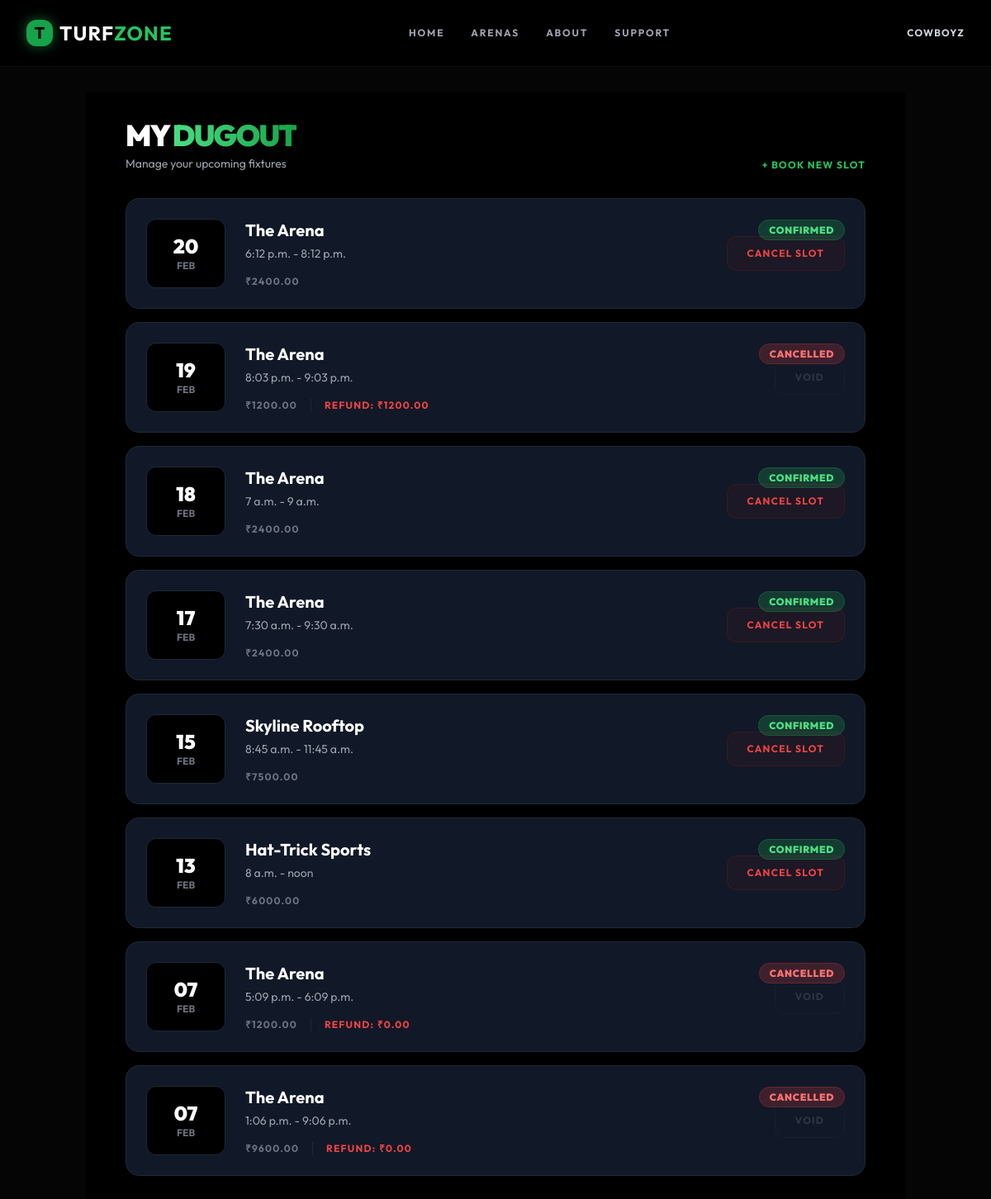
The page /dashboard/ (signed in) on the database its author committed.
### turfbooking/models.py (models this page shows, shortened)
class Booking(models.Model):
    STATUS_CHOICES = [
        ('PENDING', 'Pending Payment'),
        ('CONFIRMED', 'Confirmed'),
        ('CANCELLED', 'Cancelled'),
    ]
    user = models.ForeignKey(User, on_delete=models.CASCADE)
    turf = models.ForeignKey(Turf, on_delete=models.CASCADE)
    date = models.DateField()
    start_time = models.TimeField()
    end_time = models.TimeField()
    total_price = models.DecimalField(max_digits=8, decimal_places=2, default=0.00)
    refund_amount = models.DecimalField(max_digits=8, decimal_places=2, default=0.00) # New Field
    status = models.CharField(max_length=10, choices=STATUS_CHOICES, default='PENDING')
    created_at = models.DateTimeField(auto_now_add=True)

class Turf(models.Model):
    name = models.CharField(max_length=100)
    location = models.CharField(max_length=200)
    image = models.ImageField(upload_to='turfs/', blank=True, null=True)
    is_residential = models.BooleanField(default=False)
    price_per_hour = models.DecimalField(max_digits=6, decimal_places=2)

### turfbooking/views.py (the view)
# urls.py: path('dashboard/', views.dashboard, name='dashboard'),
@login_required
def dashboard(request):
    bookings = Booking.objects.filter(user=request.user).order_by('-date', '-start_time')
    return render(request, 'dashboard.html', {'bookings': bookings})

### turfbooking/templates/dashboard.html (shortened to what this page needs)
{% extends 'base.html' %}
{% block content %}
<div class="min-h-screen bg-black p-4 md:p-8">
    <div class="max-w-4xl mx-auto mb-8 flex justify-between items-end">
        <div>
            <h1 class="text-3xl md:text-4xl font-black text-white uppercase tracking-tighter">
                My <span class="text-transparent bg-clip-text bg-gradient-to-r from-green-400 to-green-600">Dugout</span>
            </h1>
            <p class="text-gray-400 text-sm mt-1">Manage your upcoming fixtures</p>
        </div>
        <a href="{% url 'home' %}" class="text-xs font-bold text-green-500 hover:text-white transition uppercase tracking-widest">
            + Book New Slot
        </a>
    </div>
    <div class="max-w-4xl mx-auto space-y-4">
        {% if bookings %}
            {% for booking in bookings %}
            <div class="group relative bg-gray-900 border border-gray-800 rounded-2xl p-6 transition hover:border-gray-700" data-aos="fade-up" data-aos-delay="{{ forloop.counter0 }}00">
                <div class="absolute top-6 right-6">
                    {% if booking.status == 'CONFIRMED' %}
                        <span class="bg-green-500/20 text-green-400 text-xs font-black px-3 py-1 rounded-full uppercase tracking-wider border border-green-500/20">
                            Confirmed
                        </span>
                    {% elif booking.status == 'PENDING' %}
                        <span class="bg-yellow-500/20 text-yellow-400 text-xs font-black px-3 py-1 rounded-full uppercase tracking-wider border border-yellow-500/20">
                            Pending
                        </span>
                    {% else %}
                        <span class="bg-red-500/20 text-red-400 text-xs font-black px-3 py-1 rounded-full uppercase tracking-wider border border-red-500/20">
                            Cancelled
                        </span>
                    {% endif %}
                </div>
                <div class="flex flex-col md:flex-row gap-6">
                    <div class="flex-shrink-0 bg-black rounded-xl p-4 text-center border border-gray-800 w-full md:w-24">
                        <span class="block text-2xl font-black text-white">{{ booking.date|date:"d" }}</span>
                        <span class="block text-xs font-bold text-gray-500 uppercase">{{ booking.date|date:"M" }}</span>
                    </div>
                    <div class="flex-grow">
                        <h3 class="text-xl font-bold text-white mb-1">{{ booking.turf.name }}</h3>
                        <p class="text-gray-400 text-sm mb-4">{{ booking.start_time }} - {{ booking.end_time }}</p>
                        <div class="flex flex-wrap items-center gap-4 text-xs font-bold text-gray-500 uppercase tracking-widest">
                            <span class="flex items-center gap-1">
                                ₹{{ booking.total_price }}
                            </span>
                            {% if booking.status == 'CANCELLED' %}
                                <span class="text-red-500 flex items-center gap-1 border-l border-gray-800 pl-4">
                                    Refund: ₹{{ booking.refund_amount }}
                                </span>
                            {% endif %}
                        </div>
                    </div>
                    <div class="flex items-center">
                        {% if booking.status != 'CANCELLED' %}
                            <a href="{% url 'cancel_booking' booking.id %}"
                               onclick="return confirm('Wait! Cancellation Policy:\n\n• < 1 Hour after booking: 100% Refund\n• > 24 Hours before game: 100% Refund\n• 4-24 Hours before game: 50% Refund\n• < 4 Hours: No Refund\n\nAre you sure you want to cancel?')"
                               class="w-full md:w-auto text-center bg-red-900/10 hover:bg-red-900/30 text-red-500 border border-red-900/30 hover:border-red-500 font-bold text-xs uppercase tracking-widest px-6 py-3 rounded-xl transition">
                                Cancel Slot
                            </a>
                        {% else %}
                             <button disabled class="cursor-not-allowed opacity-50 text-gray-600 font-bold text-xs uppercase tracking-widest px-6 py-3 border border-gray-800 rounded-xl">
                                Void
                            </button>
                        {% endif %}
                    </div>
                </div>
            </div>
            {% endfor %}
        {% endif %}
    </div>
</div>
{% endblock %}

### turfbooking/templates/base.html (shortened to what this page needs)
<!DOCTYPE html>
<html lang="en" class="dark">
<head>
    <script src="https://cdn.tailwindcss.com"></script>
    <link href="https://unpkg.com/aos@2.3.1/dist/aos.css" rel="stylesheet">
</head>
<body class="text-gray-100 flex flex-col min-h-screen overflow-x-hidden selection:bg-green-500 selection:text-black">
    <nav x-data="{ mobileMenuOpen: false }" class="fixed w-full z-50 bg-black/90 backdrop-blur-md border-b border-white/5 transition-all duration-300">
        <div class="max-w-7xl mx-auto px-4 sm:px-6 lg:px-8">
            <div class="flex justify-between h-20 items-center">
                <div class="flex items-center gap-4">
                    <a href="{% url 'home' %}" class="flex items-center gap-2 group">
                        <div class="w-8 h-8 bg-green-600 rounded-xl flex items-center justify-center transform group-hover:rotate-45 transition duration-300 shadow-[0_0_15px_rgba(34,197,94,0.5)]">
                            <span class="font-bold text-black text-xl">T</span>
                        </div>
                        <span class="text-xl md:text-2xl font-bold tracking-wider text-white">TURF<span class="text-green-500">ZONE</span></span>
                    </a>
                </div>
                <div class="hidden md:flex items-center gap-8">
                    <a href="{% url 'home' %}" class="text-xs font-bold text-gray-400 hover:text-white uppercase tracking-[0.15em] transition">Home</a>
                    <a href="{% url 'explore' %}" class="text-xs font-bold text-gray-400 hover:text-white uppercase tracking-[0.15em] transition">Arenas</a>
                    <a href="{% url 'about' %}" class="text-xs font-bold text-gray-400 hover:text-white uppercase tracking-[0.15em] transition">About</a>
                    <a href="{% url 'contact' %}" class="text-xs font-bold text-gray-400 hover:text-white uppercase tracking-[0.15em] transition">Support</a>
                </div>
                <div class="flex items-center gap-4">
                    {% if user.is_authenticated %}
                        <div x-data="{ open: false }" class="relative">
                            <button @click="open = !open" @click.outside="open = false" class="flex items-center gap-2 text-xs font-bold text-gray-300 hover:text-white uppercase tracking-widest transition">
                                <span class="hidden md:inline">{{ user.username }}</span>
                            </button>
                        </div>
                    {% endif %}
                </div>
            </div>
        </div>
    </nav>
    <div class="h-20"></div>
    <main class="flex-grow container mx-auto px-4 py-8 relative z-10">
        {% block content %}{% endblock %}
    </main>
</body>
</html>

### turfbooking/templates/base.html (style rules this page uses)
body { font-family: 'Outfit', sans-serif; background-color: #050505; }

### rows shown on the page
Booking: status "CONFIRMED", date "20", date "FEB", turf.name "The Arena", start_time "6:12 p.m.", end_time "8:12 p.m.", total_price "2400.00"
Booking: status "CANCELLED", date "19", date "FEB", turf.name "The Arena", start_time "8:03 p.m.", end_time "9:03 p.m.", total_price "1200.00", refund_amount "1200.00"
Booking: status "CONFIRMED", date "18", date "FEB", turf.name "The Arena", start_time "7 a.m.", end_time "9 a.m.", total_price "2400.00"
Booking: status "CONFIRMED", date "17", date "FEB", turf.name "The Arena", start_time "7:30 a.m.", end_time "9:30 a.m.", total_price "2400.00"
Booking: status "CONFIRMED", date "15", date "FEB", turf.name "Skyline Rooftop", start_time "8:45 a.m.", end_time "11:45 a.m.", total_price "7500.00"
Booking: status "CONFIRMED", date "13", date "FEB", turf.name "Hat-Trick Sports", start_time "8 a.m.", end_time "noon", total_price "6000.00"
Booking: status "CANCELLED", date "07", date "FEB", turf.name "The Arena", start_time "5:09 p.m.", end_time "6:09 p.m.", total_price "1200.00", refund_amount "0.00"
Booking: status "CANCELLED", date "07", date "FEB", turf.name "The Arena", start_time "1:06 p.m.", end_time "9:06 p.m.", total_price "9600.00", refund_amount "0.00"

### other values the page prints
{{ user.username }} "COWBOYZ"
